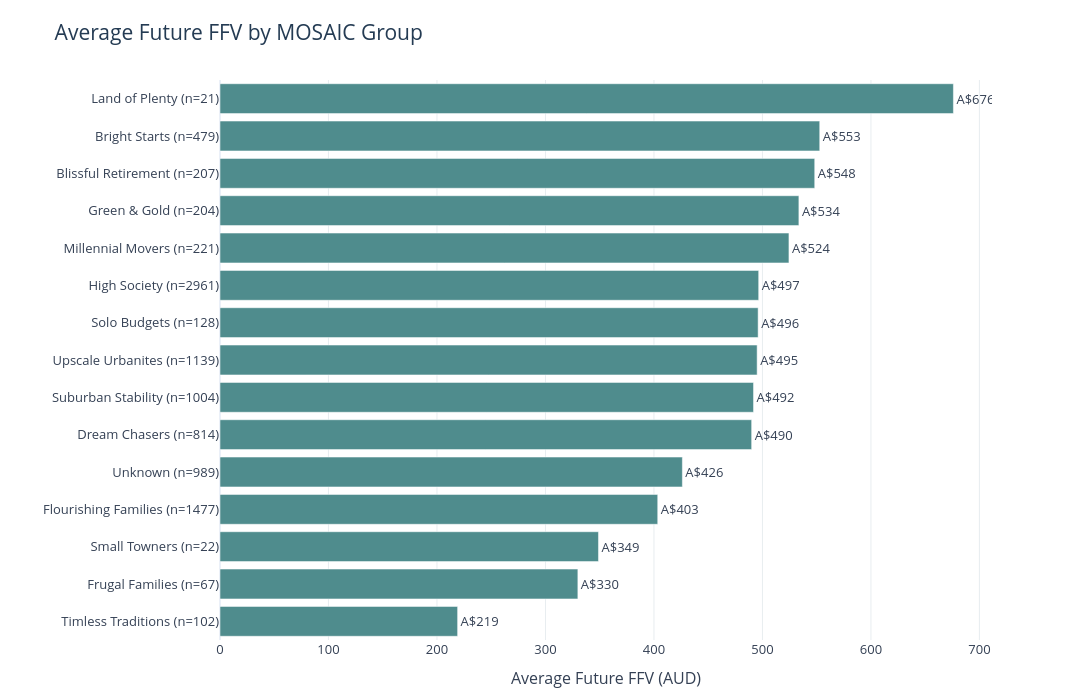

Notebook code cell kept with this figure:
### Code cell
# MOSAIC Group names from the data dictionary
mosaic_names = {
    'A': 'High Society',
    'B': 'Upscale Urbanites',
    'C': 'Flourishing Families',
    'D': 'Suburban Stability',
    'E': 'Millennial Movers',
    'F': 'Green & Gold',
    'G': 'Bright Starts',
    'H': 'Frugal Families',
    'I': 'Dream Chasers',
    'J': 'Solo Budgets',
    'K': 'Small Towners',
    'L': 'Land of Plenty',
    'M': 'Blissful Retirement',
    'N': 'Timless Traditions',
    'Unknown': 'Unknown'
}

# Calculate average FFV and group size
mosaic_ffv = (
    train_set.groupby('mosaic_group_clean')['revenue_next_730d']
    .agg(['mean', 'count'])
    .reset_index()
    .sort_values('mean')
)

# Create labels with full group names and sample size
mosaic_ffv['group_label'] = (
    mosaic_ffv['mosaic_group_clean'].map(mosaic_names)
    + ' (n=' + mosaic_ffv['count'].astype(str) + ')'
)

# Plot
fig = px.bar(
    mosaic_ffv,
    x='mean',
    y='group_label',
    orientation='h',
    text='mean',
    title='Average Future FFV by MOSAIC Group'
)

fig.update_traces(
    marker_color='#4F8C8D',
    texttemplate='A$%{x:,.0f}',
    textposition='outside'
)

fig.update_layout(
    template='plotly_white',
    width=1100,
    height=700,
    showlegend=False,
    xaxis_title='Average Future FFV (AUD)',
    yaxis_title=None,
    xaxis=dict(showgrid=True, gridcolor='#E8EDF0'),
    margin=dict(l=220, r=100, t=80, b=60),
    font=dict(size=13, color='#344054'),
    title_font=dict(size=21, color='#243B53')
)

fig.update_layout(hovermode=False)

fig.show(config={
    'scrollZoom': False,
    'displayModeBar': True,
    'modeBarButtonsToRemove': [
        'zoom2d', 'pan2d', 'select2d',
        'lasso2d', 'zoomIn2d', 'zoomOut2d',
        'autoScale2d', 'resetScale2d'
    ]
})

### Figure 1 — Plotly figure (JSON) as saved in the notebook; plotly's stock layout.template omitted (floating-point values rounded to 4 significant figures)
{"data": [{"hovertemplate": "mean=%{text}<br>group_label=%{y}<extra></extra>", "legendgroup": "", "marker": {"color": "#4F8C8D", "pattern": {"shape": ""}}, "name": "", "orientation": "h", "showlegend": false, "text": [219.0, 329.9, 348.9, 403.5, 426.2, 490.0, 491.8, 495.1, 496.0, 496.5, 524.4, 533.6, 548.2, 552.8, 676.0], "textposition": "outside", "texttemplate": "A$%{x:,.0f}", "type": "bar", "x": [219.0, 329.9, 348.9, 403.5, 426.2, 490.0, 491.8, 495.1, 496.0, 496.5, 524.4, 533.6, 548.2, 552.8, 676.0], "xaxis": "x", "y": ["Timless Traditions (n=102)", "Frugal Families (n=67)", "Small Towners (n=22)", "Flourishing Families (n=1477)", "Unknown (n=989)", "Dream Chasers (n=814)", "Suburban Stability (n=1004)", "Upscale Urbanites (n=1139)", "Solo Budgets (n=128)", "High Society (n=2961)", "Millennial Movers (n=221)", "Green & Gold (n=204)", "Blissful Retirement (n=207)", "Bright Starts (n=479)", "Land of Plenty (n=21)"], "yaxis": "y"}], "layout": {"barmode": "relative", "font": {"color": "#344054", "size": 13}, "height": 700, "hovermode": false, "legend": {"tracegroupgap": 0}, "margin": {"b": 60, "l": 220, "r": 100, "t": 80}, "showlegend": false, "title": {"font": {"color": "#243B53", "size": 21}, "text": "Average Future FFV by MOSAIC Group"}, "width": 1100, "xaxis": {"anchor": "y", "domain": [0, 1], "gridcolor": "#E8EDF0", "showgrid": true, "title": {"text": "Average Future FFV (AUD)"}}, "yaxis": {"anchor": "x", "domain": [0, 1], "title": {}}}}
